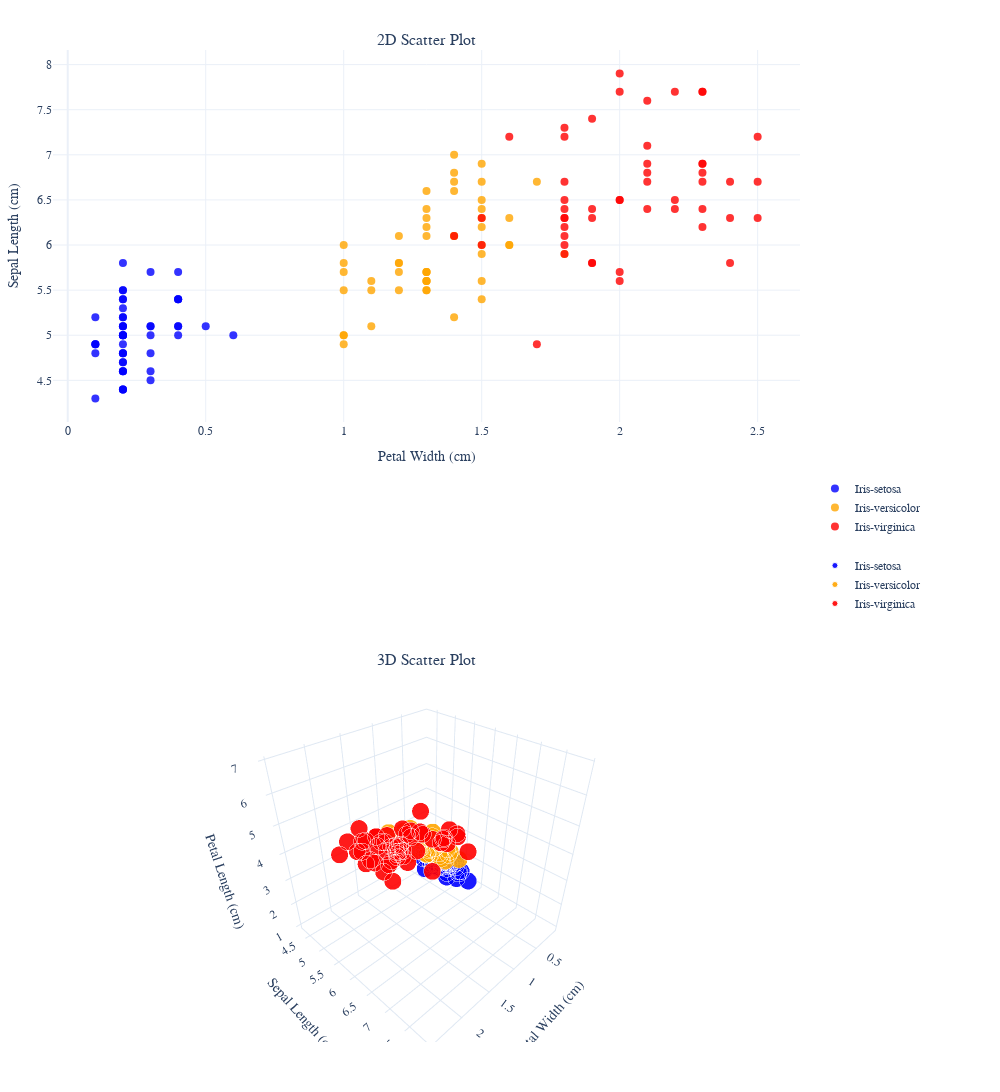

This figure's notebook cell:
### Markdown cell above
## Scatter Plots

### Code cell
# Most of the code here is in designing the plots

import pandas as pd
import plotly.express as px
import plotly.graph_objects as go
from plotly.subplots import make_subplots

df = pd.read_csv("../data/iris.csv")

# Define colors for each species
colors = {'Iris-setosa': 'blue', 'Iris-versicolor': 'orange', 'Iris-virginica': 'red'}

# Create subplots: 2 rows, 1 column (2D on top, 3D on bottom)
fig = make_subplots(
    rows=2, cols=1,
    specs=[[{"type": "xy"}], [{"type": "scene"}]],
    subplot_titles=["2D Scatter Plot", "3D Scatter Plot"]
)

# 2D
for species in df['Species'].unique():
    subset = df[df['Species'] == species]
    fig.add_trace(
        go.Scatter(
            x=subset['PetalWidthCm'],
            y=subset['SepalLengthCm'],
            mode='markers',
            name=species,
            legendgroup='2d',  # Group for 2D legend
            marker=dict(size=8, opacity=0.8, color=colors[species])
        ),
        row=1, col=1
    )

# 3D
for species in df['Species'].unique():
    subset = df[df['Species'] == species]
    fig.add_trace(
        go.Scatter3d(
            x=subset['PetalWidthCm'],
            y=subset['SepalLengthCm'],
            z=subset['PetalLengthCm'],
            mode='markers',
            name=species,
            legendgroup='3d',  # Group for 3D legend
            marker=dict(size=6, opacity=0.9, line=dict(width=1, color='white'), color=colors[species])
        ),
        row=2, col=1
    )

fig.update_layout(
    template='plotly_white',
    font_family='Arial',
    title_font_size=20,
    width=1000,  # Slightly wider for legends
    height=1200,  # Taller height for stacked plots
    margin=dict(l=50, r=200, t=50, b=50),  # Extra right margin for legends
    legend=dict(
        x=1.02,  # Position to the right
        y=0.5,
        xanchor='left',
        yanchor='middle',
        tracegroupgap=20  # Space between legend groups
    )
)

fig.update_xaxes(title_text="Petal Width (cm)", row=1, col=1)
fig.update_yaxes(title_text="Sepal Length (cm)", row=1, col=1)

fig.update_scenes(
    xaxis_title="Petal Width (cm)",
    yaxis_title="Sepal Length (cm)",
    zaxis_title="Petal Length (cm)",
    aspectmode='cube', 
    row=2, col=1
)

# Configure the plot to be high quality when downloading
fig.show(config={
    'toImageButtonOptions': {
        'format': 'png',
        'filename': 'iris_plots',
        'height': 1200,
        'width': 1000,
        'scale': 5  # Scaled for high DPI
    }
})

### Figure 1 — Plotly figure (JSON) as saved in the notebook; plotly's stock layout.template omitted (floating-point values rounded to 4 significant figures)
{"data": [{"legendgroup": "2d", "marker": {"color": "blue", "opacity": 0.8, "size": 8}, "mode": "markers", "name": "Iris-setosa", "type": "scatter", "x": [0.2, 0.2, 0.2, 0.2, 0.2, 0.4, 0.3, 0.2, 0.2, 0.1, 0.2, 0.2, 0.1, 0.1, 0.2, 0.4, 0.4, 0.3, 0.3, 0.3, 0.2, 0.4, 0.2, 0.5, 0.2, 0.2, 0.4, 0.2, 0.2, 0.2, 0.2, 0.4, 0.1, 0.2, 0.1, 0.2, 0.2, 0.1, 0.2, 0.2, 0.3, 0.3, 0.2, 0.6, 0.4, 0.3, 0.2, 0.2, 0.2, 0.2], "xaxis": "x", "y": [5.1, 4.9, 4.7, 4.6, 5.0, 5.4, 4.6, 5.0, 4.4, 4.9, 5.4, 4.8, 4.8, 4.3, 5.8, 5.7, 5.4, 5.1, 5.7, 5.1, 5.4, 5.1, 4.6, 5.1, 4.8, 5.0, 5.0, 5.2, 5.2, 4.7, 4.8, 5.4, 5.2, 5.5, 4.9, 5.0, 5.5, 4.9, 4.4, 5.1, 5.0, 4.5, 4.4, 5.0, 5.1, 4.8, 5.1, 4.6, 5.3, 5.0], "yaxis": "y"}, {"legendgroup": "2d", "marker": {"color": "orange", "opacity": 0.8, "size": 8}, "mode": "markers", "name": "Iris-versicolor", "type": "scatter", "x": [1.4, 1.5, 1.5, 1.3, 1.5, 1.3, 1.6, 1.0, 1.3, 1.4, 1.0, 1.5, 1.0, 1.4, 1.3, 1.4, 1.5, 1.0, 1.5, 1.1, 1.8, 1.3, 1.5, 1.2, 1.3, 1.4, 1.4, 1.7, 1.5, 1.0, 1.1, 1.0, 1.2, 1.6, 1.5, 1.6, 1.5, 1.3, 1.3, 1.3, 1.2, 1.4, 1.2, 1.0, 1.3, 1.2, 1.3, 1.3, 1.1, 1.3], "xaxis": "x", "y": [7.0, 6.4, 6.9, 5.5, 6.5, 5.7, 6.3, 4.9, 6.6, 5.2, 5.0, 5.9, 6.0, 6.1, 5.6, 6.7, 5.6, 5.8, 6.2, 5.6, 5.9, 6.1, 6.3, 6.1, 6.4, 6.6, 6.8, 6.7, 6.0, 5.7, 5.5, 5.5, 5.8, 6.0, 5.4, 6.0, 6.7, 6.3, 5.6, 5.5, 5.5, 6.1, 5.8, 5.0, 5.6, 5.7, 5.7, 6.2, 5.1, 5.7], "yaxis": "y"}, {"legendgroup": "2d", "marker": {"color": "red", "opacity": 0.8, "size": 8}, "mode": "markers", "name": "Iris-virginica", "type": "scatter", "x": [2.5, 1.9, 2.1, 1.8, 2.2, 2.1, 1.7, 1.8, 1.8, 2.5, 2.0, 1.9, 2.1, 2.0, 2.4, 2.3, 1.8, 2.2, 2.3, 1.5, 2.3, 2.0, 2.0, 1.8, 2.1, 1.8, 1.8, 1.8, 2.1, 1.6, 1.9, 2.0, 2.2, 1.5, 1.4, 2.3, 2.4, 1.8, 1.8, 2.1, 2.4, 2.3, 1.9, 2.3, 2.5, 2.3, 1.9, 2.0, 2.3, 1.8], "xaxis": "x", "y": [6.3, 5.8, 7.1, 6.3, 6.5, 7.6, 4.9, 7.3, 6.7, 7.2, 6.5, 6.4, 6.8, 5.7, 5.8, 6.4, 6.5, 7.7, 7.7, 6.0, 6.9, 5.6, 7.7, 6.3, 6.7, 7.2, 6.2, 6.1, 6.4, 7.2, 7.4, 7.9, 6.4, 6.3, 6.1, 7.7, 6.3, 6.4, 6.0, 6.9, 6.7, 6.9, 5.8, 6.8, 6.7, 6.7, 6.3, 6.5, 6.2, 5.9], "yaxis": "y"}, {"legendgroup": "3d", "marker": {"color": "blue", "line": {"color": "white", "width": 1}, "opacity": 0.9, "size": 6}, "mode": "markers", "name": "Iris-setosa", "scene": "scene", "type": "scatter3d", "x": [0.2, 0.2, 0.2, 0.2, 0.2, 0.4, 0.3, 0.2, 0.2, 0.1, 0.2, 0.2, 0.1, 0.1, 0.2, 0.4, 0.4, 0.3, 0.3, 0.3, 0.2, 0.4, 0.2, 0.5, 0.2, 0.2, 0.4, 0.2, 0.2, 0.2, 0.2, 0.4, 0.1, 0.2, 0.1, 0.2, 0.2, 0.1, 0.2, 0.2, 0.3, 0.3, 0.2, 0.6, 0.4, 0.3, 0.2, 0.2, 0.2, 0.2], "y": [5.1, 4.9, 4.7, 4.6, 5.0, 5.4, 4.6, 5.0, 4.4, 4.9, 5.4, 4.8, 4.8, 4.3, 5.8, 5.7, 5.4, 5.1, 5.7, 5.1, 5.4, 5.1, 4.6, 5.1, 4.8, 5.0, 5.0, 5.2, 5.2, 4.7, 4.8, 5.4, 5.2, 5.5, 4.9, 5.0, 5.5, 4.9, 4.4, 5.1, 5.0, 4.5, 4.4, 5.0, 5.1, 4.8, 5.1, 4.6, 5.3, 5.0], "z": [1.4, 1.4, 1.3, 1.5, 1.4, 1.7, 1.4, 1.5, 1.4, 1.5, 1.5, 1.6, 1.4, 1.1, 1.2, 1.5, 1.3, 1.4, 1.7, 1.5, 1.7, 1.5, 1.0, 1.7, 1.9, 1.6, 1.6, 1.5, 1.4, 1.6, 1.6, 1.5, 1.5, 1.4, 1.5, 1.2, 1.3, 1.5, 1.3, 1.5, 1.3, 1.3, 1.3, 1.6, 1.9, 1.4, 1.6, 1.4, 1.5, 1.4]}, {"legendgroup": "3d", "marker": {"color": "orange", "line": {"color": "white", "width": 1}, "opacity": 0.9, "size": 6}, "mode": "markers", "name": "Iris-versicolor", "scene": "scene", "type": "scatter3d", "x": [1.4, 1.5, 1.5, 1.3, 1.5, 1.3, 1.6, 1.0, 1.3, 1.4, 1.0, 1.5, 1.0, 1.4, 1.3, 1.4, 1.5, 1.0, 1.5, 1.1, 1.8, 1.3, 1.5, 1.2, 1.3, 1.4, 1.4, 1.7, 1.5, 1.0, 1.1, 1.0, 1.2, 1.6, 1.5, 1.6, 1.5, 1.3, 1.3, 1.3, 1.2, 1.4, 1.2, 1.0, 1.3, 1.2, 1.3, 1.3, 1.1, 1.3], "y": [7.0, 6.4, 6.9, 5.5, 6.5, 5.7, 6.3, 4.9, 6.6, 5.2, 5.0, 5.9, 6.0, 6.1, 5.6, 6.7, 5.6, 5.8, 6.2, 5.6, 5.9, 6.1, 6.3, 6.1, 6.4, 6.6, 6.8, 6.7, 6.0, 5.7, 5.5, 5.5, 5.8, 6.0, 5.4, 6.0, 6.7, 6.3, 5.6, 5.5, 5.5, 6.1, 5.8, 5.0, 5.6, 5.7, 5.7, 6.2, 5.1, 5.7], "z": [4.7, 4.5, 4.9, 4.0, 4.6, 4.5, 4.7, 3.3, 4.6, 3.9, 3.5, 4.2, 4.0, 4.7, 3.6, 4.4, 4.5, 4.1, 4.5, 3.9, 4.8, 4.0, 4.9, 4.7, 4.3, 4.4, 4.8, 5.0, 4.5, 3.5, 3.8, 3.7, 3.9, 5.1, 4.5, 4.5, 4.7, 4.4, 4.1, 4.0, 4.4, 4.6, 4.0, 3.3, 4.2, 4.2, 4.2, 4.3, 3.0, 4.1]}, {"legendgroup": "3d", "marker": {"color": "red", "line": {"color": "white", "width": 1}, "opacity": 0.9, "size": 6}, "mode": "markers", "name": "Iris-virginica", "scene": "scene", "type": "scatter3d", "x": [2.5, 1.9, 2.1, 1.8, 2.2, 2.1, 1.7, 1.8, 1.8, 2.5, 2.0, 1.9, 2.1, 2.0, 2.4, 2.3, 1.8, 2.2, 2.3, 1.5, 2.3, 2.0, 2.0, 1.8, 2.1, 1.8, 1.8, 1.8, 2.1, 1.6, 1.9, 2.0, 2.2, 1.5, 1.4, 2.3, 2.4, 1.8, 1.8, 2.1, 2.4, 2.3, 1.9, 2.3, 2.5, 2.3, 1.9, 2.0, 2.3, 1.8], "y": [6.3, 5.8, 7.1, 6.3, 6.5, 7.6, 4.9, 7.3, 6.7, 7.2, 6.5, 6.4, 6.8, 5.7, 5.8, 6.4, 6.5, 7.7, 7.7, 6.0, 6.9, 5.6, 7.7, 6.3, 6.7, 7.2, 6.2, 6.1, 6.4, 7.2, 7.4, 7.9, 6.4, 6.3, 6.1, 7.7, 6.3, 6.4, 6.0, 6.9, 6.7, 6.9, 5.8, 6.8, 6.7, 6.7, 6.3, 6.5, 6.2, 5.9], "z": [6.0, 5.1, 5.9, 5.6, 5.8, 6.6, 4.5, 6.3, 5.8, 6.1, 5.1, 5.3, 5.5, 5.0, 5.1, 5.3, 5.5, 6.7, 6.9, 5.0, 5.7, 4.9, 6.7, 4.9, 5.7, 6.0, 4.8, 4.9, 5.6, 5.8, 6.1, 6.4, 5.6, 5.1, 5.6, 6.1, 5.6, 5.5, 4.8, 5.4, 5.6, 5.1, 5.1, 5.9, 5.7, 5.2, 5.0, 5.2, 5.4, 5.1]}], "layout": {"annotations": [{"font": {"size": 16}, "showarrow": false, "text": "2D Scatter Plot", "x": 0.5, "xanchor": "center", "xref": "paper", "y": 1, "yanchor": "bottom", "yref": "paper"}, {"font": {"size": 16}, "showarrow": false, "text": "3D Scatter Plot", "x": 0.5, "xanchor": "center", "xref": "paper", "y": 0.375, "yanchor": "bottom", "yref": "paper"}], "font": {"family": "Arial"}, "height": 1200, "legend": {"tracegroupgap": 20, "x": 1.02, "xanchor": "left", "y": 0.5, "yanchor": "middle"}, "margin": {"b": 50, "l": 50, "r": 200, "t": 50}, "scene": {"aspectmode": "cube", "domain": {"x": [0, 1], "y": [0, 0.375]}, "xaxis": {"title": {"text": "Petal Width (cm)"}}, "yaxis": {"title": {"text": "Sepal Length (cm)"}}, "zaxis": {"title": {"text": "Petal Length (cm)"}}}, "title": {"font": {"size": 20}}, "width": 1000, "xaxis": {"anchor": "y", "domain": [0, 1], "title": {"text": "Petal Width (cm)"}}, "yaxis": {"anchor": "x", "domain": [0.625, 1], "title": {"text": "Sepal Length (cm)"}}}}
